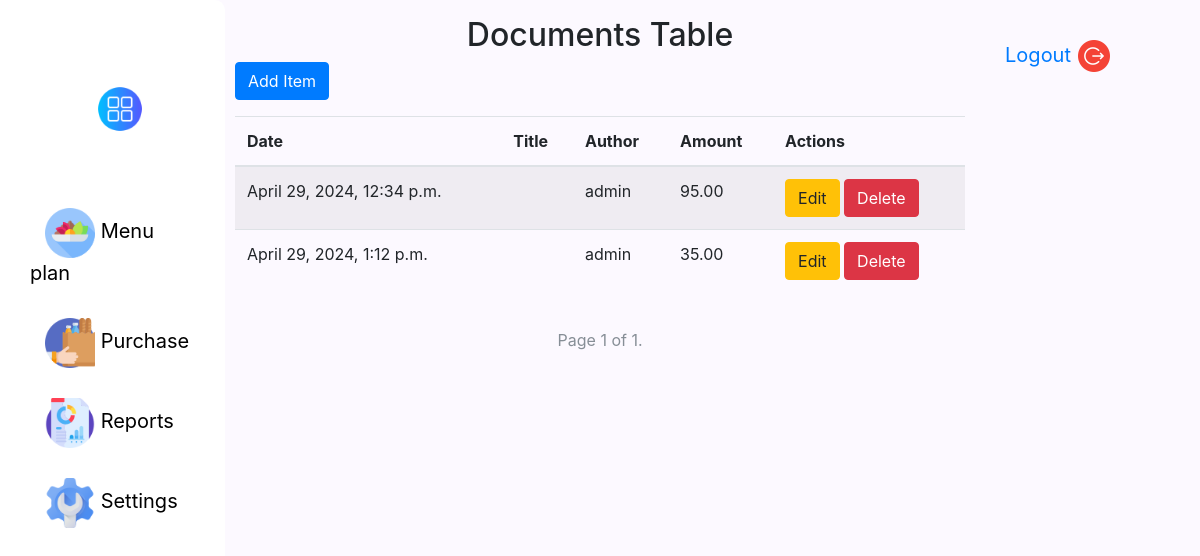
Page /pn/documents/ on the earlier database version.
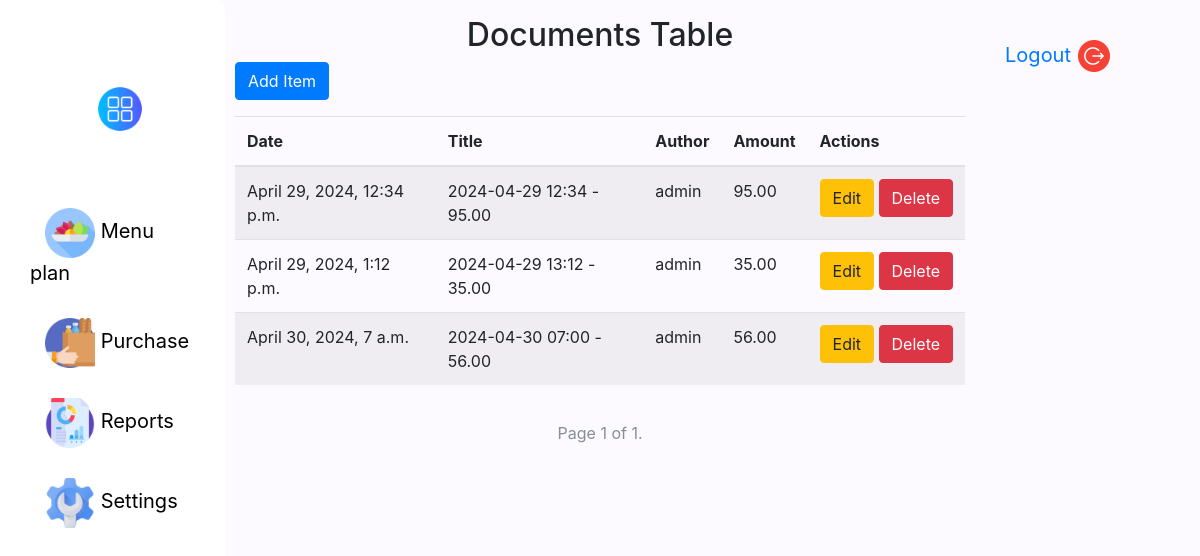
Same page on the later database version.
### pn/models.py (models this page shows, shortened)
class Purchases(models.Model):
    Date = models.DateTimeField()
    Title = models.CharField(max_length=255)
    Author = models.ForeignKey(User, on_delete=models.CASCADE)
    Amount = models.DecimalField(max_digits=10, decimal_places=2)
    class Meta:
        verbose_name_plural = "Documents"

### pn/views.py (the view)
# urls.py: path('documents/', views.display_documents, name='display_documents'),
def display_documents(request):
    documents = Purchases.objects.all()
    paginator = Paginator(documents, 10)  # 10 items per page
    page = request.GET.get('page')
    try:
        items = paginator.page(page)
    except PageNotAnInteger:
        items = paginator.page(1)
    except EmptyPage:
        items = paginator.page(paginator.num_pages)
    context = {
        'documents': items,
        'fields': [field.name for field in Purchases._meta.fields],
        'document_fields': [{field.name: getattr(document, field.name) for field in document._meta.fields} for document
                            in items],
    }
    return render(request, 'display_documents.html', context)

### pn/templates/display_documents.html (shortened to what this page needs)
{% extends 'base_template.html' %}
{% block content %}
    <div class="container">
        <div class="row justify-content-center mt-3">
            <h2>Documents Table</h2>
        </div>
        <div class="row justify-content-left mb-3">
            <a class="btn btn-primary" href="{% url 'add_document_view' %}">Add Item</a>
        </div>
        <div class="row justify-content-center">
            <div class="table-responsive">
                <table class="table table-striped">
                    <thead>
                        <tr>
                            <th>Date</th>
                            <th>Title</th>
                            <th>Author</th>
                            <th>Amount</th>
                            <th>Actions</th>
                        </tr>
                    </thead>
                    <tbody>
                        {% for document in documents %}
                            <tr>
                                <td>{{ document.Date }}</td>
                                <td>{{ document.Title }}</td>
                                <td>{{ document.Author }}</td>
                                <td>{{ document.Amount }}</td>
                                <td>
                                    <div class="btn-group" role="group">
                                        <form method="post" action="{% url 'edit_document_view' pk=document.id %}" style="display: inline;">
                                            <button type="submit" class="btn btn-warning">Edit</button>
                                        </form>
                                        <form method="post" action="{% url 'delete_document_view' pk=document.id %}" style="display: inline;">
                                            <button type="submit" class="btn btn-danger">Delete</button>
                                        </form>
                                    </div>
                                </td>
                            </tr>
                        {% endfor %}
                    </tbody>
                </table>
            </div>
        </div>
        <div class="row justify-content-center">
            <nav aria-label="Page navigation">
                <ul class="pagination">
                    <li class="page-item disabled">
                        Page {{ documents.number }} of {{ documents.paginator.num_pages }}.
                    </li>
                </ul>
            </nav>
        </div>
    </div>
{% endblock %}

### pn/templates/base_template.html (shortened to what this page needs)
{% load static %}
<!DOCTYPE html>
<html lang="en">
<head>
    <link rel="stylesheet" href="https://stackpath.bootstrapcdn.com/bootstrap/4.3.1/css/bootstrap.min.css">
</head>
<body>
    <div class="container-fluid">
        <div class="sidebar">
            <div class="menu">
                <a class="ref-link" href="{% url 'home' %}">
                        <img src="{% static 'main-menu.png' %}" alt="Logout" width="50" height="50" style="margin-left: 15px;"></a>
            </div>
            <ul class="nav flex-column">
                <li class="nav-item">
                    <a class="nav-link" href="#">
                        <img src="{% static 'menu_plan.png' %}" alt="Logout" width="50" height="50" style="margin-left: 15px;"> Menu plan</a>
                </li>
                <li class="nav-item">
                    <a class="nav-link" href="{% url 'display_documents' %}">
                        <img src="{% static 'purchase.png' %}" alt="Logout" width="50" height="50" style="margin-left: 15px;"> Purchase</a>
                </li>
                <li class="nav-item">
                    <a class="nav-link" href="#">
                        <img src="{% static 'reports.png' %}" alt="Logout" width="50" height="50" style="margin-left: 15px;"> Reports</a>
                </li>
                <li class="nav-item">
                    <a class="nav-link" href="{% url 'reference_tables' %}">
                        <img src="{% static 'settings.png' %}" alt="Logout" width="50" height="50" style="margin-left: 15px;"> Settings</a>
                </li>
            </ul>
        </div>
        {% block content %}{% endblock %}
        <div class="logout-link">
            <a href="{% url 'login' %}" class="logout-link">
                Logout <img src="{% static 'logout.png' %}" alt="Logout" width="32" height="32" style="margin-left: 7px;">
            </a>
        </div>
    </div>
</body>
</html>

### pn/templates/base_template.html (style rules this page uses)
body { background-color: #FCF9FF; margin: 0; }
.container-fluid { display: flex; height: 100vh; padding: 0; }
.sidebar { background-color: #FFFFFF; color: #000000; padding: 20px; border-radius: 0 10px 10px 0; width: 250px; margin-right: 10px; }
.nav-link { color: #000000; font-size: 20px; margin-bottom: 10px; transition: background-color 0.3s; border-radius: 10px; padding: 10px; }
.ref-link { color: #000000; font-size: 20px; margin-top: 20px; margin-bottom: 20px; padding: 10px 60px; }
.logout-link { color: #007bff; padding: 20px; font-size: 20px; display: flex; justify-content: flex-end; margin-right: 25px; }
.menu { font-style: bold; font-size: 20px; margin-bottom: 64px; text-align: center; padding-top: 64px; }
.pagination { margin-top: 20px; display: flex; justify-content: center; align-items: center; }
.pagination li { margin: 0 5px; }
.pagination .disabled { color: #868e96; cursor: not-allowed; }

Differences in the rows shown:
changed Purchases "April 29, 2024, 12:34 p.m.": Title (not shown) → "2024-04-29 12:34 - 95.00"
changed Purchases "April 29, 2024, 1:12 p.m.": Title (not shown) → "2024-04-29 13:12 - 35.00"
added Purchases: Date "April 30, 2024, 7 a.m.", Title "2024-04-30 07:00 - 56.00", Author "admin", Amount "56.00"
